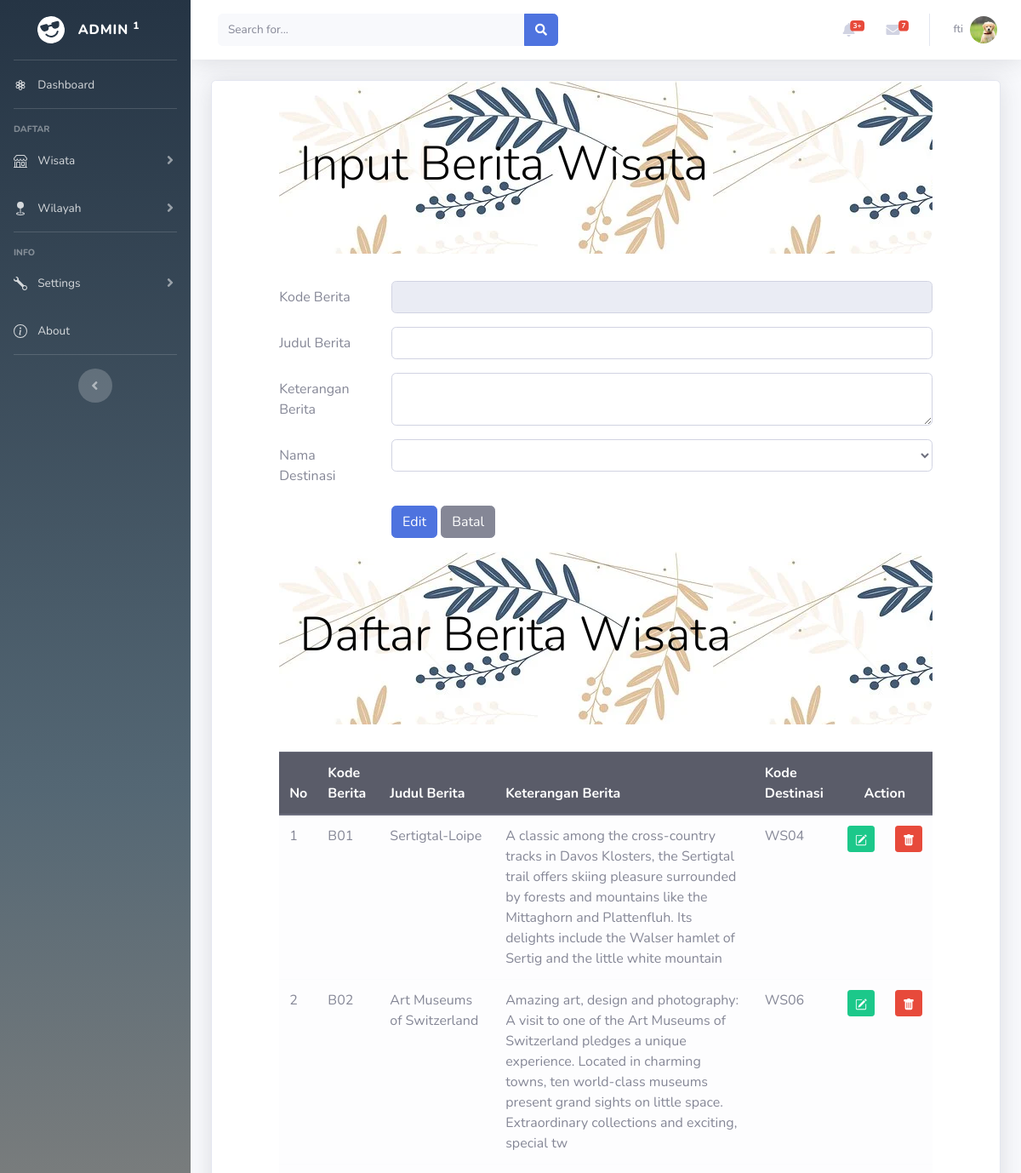
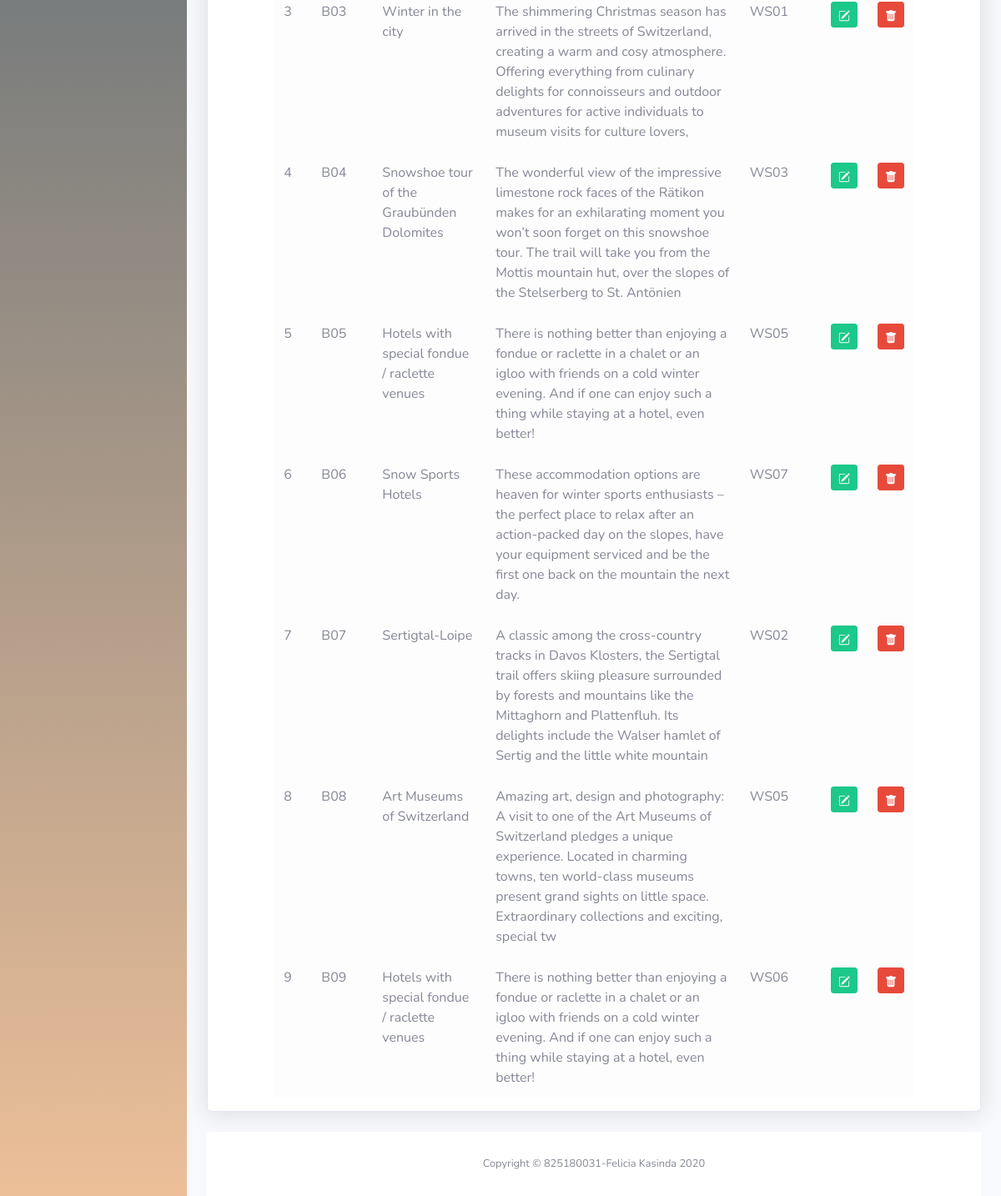
The page /DASHBOARD/beritaEdit.php (signed in) on the database its author committed (2 pictures, top to bottom).
### tables this page shows
CREATE TABLE `berita` (
  `beritaID` char(5) NOT NULL,
  `beritajudul` varchar(255) NOT NULL,
  `beritaketerangan` varchar(255) NOT NULL,
  `destinasiID` char(4) NOT NULL
);

### DASHBOARD/beritaEdit.php (the view, shortened to what this page needs)
<!DOCTYPE html>
<html lang="en">
  <head>
    <link rel="stylesheet" type="text/css" href="css/bootstrap.min.css">
    <link rel="stylesheet" type="text/css" href="http://cdnjs.cloudflare.com/ajax/libs/select2/4.0.3/css/select2.min.css">
  </head>
    <?php include "header.php";?>
    <div class="container-fluid">
    <div class="card shadow mb-4">
  <?php
    include "includes/config.php";
        ?> <h1>Harus diisi</h1> <?php
    $datadestinasi = mysqli_query($connection, "SELECT * FROM destinasi");
      $kodeberita = $_GET["edit"];
      $editberita = mysqli_query($connection, "SELECT * FROM berita WHERE beritaID = '$kodeberita'");
      $rowedit = mysqli_fetch_array($editberita);
      $editdestinasi = mysqli_query($connection, "SELECT * FROM destinasi JOIN berita USING(destinasiID) WHERE beritaID = '$kodeberita'");
      $rowedit2 = mysqli_fetch_array($editdestinasi);
  ?>
  <body>
    <div class="row">
        <div class="col-sm-1"></div>
        <div class="col-sm-10">
            <div class="jumbotron jumbotron-fluid" style="background: url('img/bck.webp'); border-radius: 30px">
                <div class="container">
                    <h1 class="display-4" style="color: black">Input Berita Wisata</h1>
                </div>
            </div>
            <form method="POST" enctype="multipart/form-data">
                <div class="form-group row">
                    <label for="kodeberita" class="col-sm-2 col-form-label">Kode Berita</label>
                    <div class="col-sm-10">
                        <input type="text" class="form-control" id="kodeberita" name="inputkode" value="<?php echo $rowedit["beritaID"]?>" maxlength="4" readonly>
                    </div>
                </div>
                <div class="form-group row">
                    <label for="judulberita" class="col-sm-2 col-form-label">Judul Berita</label>
                    <div class="col-sm-10">
                        <input type="text" class="form-control" id="judulberita" name="inputjudul" value="<?php echo $rowedit["beritajudul"]?>">
                    </div>
                </div>
                <div class="form-group row">
                    <label for="ketberita" class="col-sm-2 col-form-label">Keterangan Berita</label>
                    <div class="col-sm-10">
                        <textarea class="form-control" id="ketberita" name="inputket"><?php echo $rowedit["beritaketerangan"]?></textarea>
                    </div>
                </div>
                <div class="form-group row">
                    <label for="namadestinasi" class="col-sm-2 col-form-label">Nama Destinasi</label>
                    <div class="col-sm-10">
                        <select class="form-control" id="namadestinasi" name="kodedestinasi">
                            <option value="<?php echo $rowedit["destinasiID"]?>"><?php echo $rowedit['destinasiID']?><?php echo $rowedit2['destinasinama']?></option>
                            <?php
                            while($row = mysqli_fetch_array($datadestinasi))
                            { ?>
                                <option value="<?php echo $row["destinasiID"]?>">
                                </option>
                            <?php } ?>
                        </select>
                    </div>
                </div>
                <div class="form-group row">
                    <div class="col-sm-2"></div>
                    <div class="col-sm-10">
                        <input type="submit" name="Edit" class="btn btn-primary" value="Edit">
                        <input type="button"  onclick="window.location.href='berita.php'" class="btn btn-secondary" value="Batal" name="Batal">
                    </div>
                </div>
            </form>
        </div>
        <div class="col-sm-1"></div>
    </div>
    <div class="row">
        <div class="col-sm-1"></div>
        <div class="col-sm-10">
            <div class="jumbotron jumbotron-fluid" style="background: url('img/bck.webp'); border-radius: 30px">
                <div class="container">
                    <h1 class="display-4" style="color: black">Daftar Berita Wisata</h1>
                </div>
            </div>
        <table class="table table-hover table-light">
            <thead class="thead-dark">
                <tr>
                    <th>No</th>
                    <th>Kode Berita</th>
                    <th>Judul Berita</th>
                    <th>Keterangan Berita</th>
                    <th>Kode Destinasi</th>
                    <th colspan="2" style="text-align: center">Action</th>
                </tr>
            </thead>
            <tbody>
                <?php
                    if (isset($_POST["kirim"]))
                    {
                        $search = $_POST['search'];
                        $query = mysqli_query($connection, "SELECT * FROM berita JOIN destinasi USING(destinasiID) WHERE
                            beritajudul LIKE '%".$search."%'");
                    } else
                    {
                        $query = mysqli_query($connection, "SELECT * FROM berita JOIN destinasi USING(destinasiID)");
                    }
                        $nomor = 1;
                        while ($row = mysqli_fetch_array($query))
                        { ?>
                        <tr>
                            <td><?php echo $nomor;?></td>
                            <td><?php echo $row['beritaID'];?></td>
                            <td><?php echo $row['beritajudul'];?></td>
                            <td><?php echo $row['beritaketerangan'];?></td>
                            <td><?php echo $row['destinasiID'];?></td>
                                <td>
                                    <center><a href="beritaEdit.php?edit=<?php echo $row["beritaID"]?>" class="btn btn-success btn-sm" title="Edit">
                                    </a>
                                </td>
                                <td>
                                    <center><a href="beritaHapus.php?hapus=<?php echo $row["beritaID"]?>" class="btn btn-danger btn-sm" title="Delete">
                                    </a>
                                </td>
                        </tr>
                        <?php $nomor = $nomor + 1;?>
                        <?php
                    }
                ?>
            </tbody>
        </table>
        </div>
        <div class="col-sm-1"></div>
    </div>
  </body>
    <?php include "footer.php";?>
</html>

### DASHBOARD/header.php (shortened to what this page needs)
<head>
    <link rel="stylesheet" href="https://stackpath.bootstrapcdn.com/bootstrap/4.5.2/css/bootstrap.min.css">
    <link href="vendor/fontawesome-free/css/all.min.css" rel="stylesheet" type="text/css">
    <link href="css/sb-admin-2.min.css" rel="stylesheet">
    <link href="vendor/datatables/dataTables.bootstrap4.min.css" rel="stylesheet">
</head>
<?php
include "includes/config.php";
?>
<body id="page-top">
    <div id="wrapper">
        <ul class="navbar-nav  sidebar sidebar-dark accordion" id="accordionSidebar" style="background: rgb(37,52,68);background: linear-gradient(180deg, rgba(37,52,68,1) 0%, rgba(84,103,116,1) 33%, rgba(236,191,152,1) 100%);;">
            <a class="sidebar-brand d-flex align-items-center justify-content-center" href="index.php">
                <div class="sidebar-brand-icon rotate-n-15">
                </div>
                <div class="sidebar-brand-text mx-3">Admin <sup>1</sup></div>
            </a>
            <hr class="sidebar-divider my-0">
            <li class="nav-item">
                <a class="nav-link" href="index.php">
                    <span style="margin-left: 8px">Dashboard</span></a>
            </li>
            <hr class="sidebar-divider">
            <div class="sidebar-heading">
                Daftar
            </div>
            <li class="nav-item">
                <a class="nav-link collapsed" href="#" data-toggle="collapse" data-target="#collapseTwo"
                    aria-expanded="true" aria-controls="collapseTwo">
                    <span style="margin-left: 8px">Wisata</span>
                </a>
            </li>
            <li class="nav-item">
                <a class="nav-link collapsed" href="#" data-toggle="collapse" data-target="#collapseUtilities"
                    aria-expanded="true" aria-controls="collapseUtilities">
                    <span style="margin-left: 8px">Wilayah</span>
                </a>
            </li>
            <hr class="sidebar-divider">
            <div class="sidebar-heading">
                INFO
            </div>
            <li class="nav-item">
                <a class="nav-link collapsed" href="#" data-toggle="collapse" data-target="#collapsePages"
                    aria-expanded="true" aria-controls="collapsePages">
                    <span style="margin-left: 8px">Settings</span>
                </a>
            </li>
            <li class="nav-item">
                <a class="nav-link" href="about.php">
                    <span style="margin-left: 8px">About</span></a>
            </li>
            <hr class="sidebar-divider d-none d-md-block">
            <div class="text-center d-none d-md-inline">
                <button class="rounded-circle border-0" id="sidebarToggle"></button>
            </div>
        </ul>
        <div id="content-wrapper" class="d-flex flex-column">
            <div id="content">
                <nav class="navbar navbar-expand navbar-light bg-white topbar mb-4 static-top shadow" >
                    <form
                        class="d-none d-sm-inline-block form-inline mr-auto ml-md-3 my-2 my-md-0 mw-100 navbar-search">
                        <div class="input-group">
                            <input type="text" class="form-control bg-light border-0 small" placeholder="Search for..."
                                aria-label="Search" aria-describedby="basic-addon2">
                            <div class="input-group-append">
                                <button class="btn btn-primary" type="button">
                                    <i class="fas fa-search fa-sm"></i>
                                </button>
                            </div>
                        </div>
                    </form>
                    <ul class="navbar-nav ml-auto">
                        <li class="nav-item dropdown no-arrow mx-1">
                            <a class="nav-link dropdown-toggle" href="#" id="alertsDropdown" role="button"
                                data-toggle="dropdown" aria-haspopup="true" aria-expanded="false">
                                <i class="fas fa-bell fa-fw"></i>
                                <span class="badge badge-danger badge-counter">3+</span>
                            </a>
                        </li>
                        <li class="nav-item dropdown no-arrow mx-1">
                            <a class="nav-link dropdown-toggle" href="#" id="messagesDropdown" role="button"
                                data-toggle="dropdown" aria-haspopup="true" aria-expanded="false">
                                <i class="fas fa-envelope fa-fw"></i>
                                <span class="badge badge-danger badge-counter">7</span>
                            </a>
                        </li>
                        <?php
                            $profile = $_SESSION['emailuser'];
                            $profilenama = mysqli_query($connection, "SELECT * FROM admin WHERE adminemail = '$profile'");
                            $row = mysqli_fetch_array($profilenama);
                        ?>
                        <li class="nav-item dropdown no-arrow">
                            <a class="nav-link dropdown-toggle" href="#" id="userDropdown" role="button"
                                data-toggle="dropdown" aria-haspopup="true" aria-expanded="false">
                                <span class="mr-2 d-none d-lg-inline text-gray-600 small"> <?php echo $row['adminnama']?></span>
                                <img class="img-profile rounded-circle"
                                    src="img/profile.jpg">
                            </a>
                        </li>
                    </ul>
                </nav>

### rows shown on the page
berita: beritaID "B01", beritajudul "Sertigtal-Loipe", beritaketerangan "A classic among the cross-country tracks in Davos Klosters, the Sertigtal trail offers skiing pleasure surrounded by forests and mountains like the Mittaghorn and Plattenfluh. Its delights include the Walser hamlet of Sertig and the little white mountain", destinasiID "WS04"
berita: beritaID "B02", beritajudul "Art Museums of Switzerland", beritaketerangan "Amazing art, design and photography: A visit to one of the Art Museums of Switzerland pledges a unique experience. Located in charming towns, ten world-class museums present grand sights on little space. Extraordinary collections and exciting, special tw", destinasiID "WS06"
berita: beritaID "B03", beritajudul "Winter in the city", beritaketerangan "The shimmering Christmas season has arrived in the streets of Switzerland, creating a warm and cosy atmosphere. Offering everything from culinary delights for connoisseurs and outdoor adventures for active individuals to museum visits for culture lovers,", destinasiID "WS01"
berita: beritaID "B04", beritajudul "Snowshoe tour of the Graubünden Dolomites", beritaketerangan "The wonderful view of the impressive limestone rock faces of the Rätikon makes for an exhilarating moment you won’t soon forget on this snowshoe tour. The trail will take you from the Mottis mountain hut, over the slopes of the Stelserberg to St. Antönien", destinasiID "WS03"
berita: beritaID "B05", beritajudul "Hotels with special fondue / raclette venues", beritaketerangan "There is nothing better than enjoying a fondue or raclette in a chalet or an igloo with friends on a cold winter evening. And if one can enjoy such a thing while staying at a hotel, even better!", destinasiID "WS05"
berita: beritaID "B06", beritajudul "Snow Sports Hotels", beritaketerangan "These accommodation options are heaven for winter sports enthusiasts – the perfect place to relax after an action-packed day on the slopes, have your equipment serviced and be the first one back on the mountain the next day.", destinasiID "WS07"
berita: beritaID "B07", beritajudul "Sertigtal-Loipe", beritaketerangan "A classic among the cross-country tracks in Davos Klosters, the Sertigtal trail offers skiing pleasure surrounded by forests and mountains like the Mittaghorn and Plattenfluh. Its delights include the Walser hamlet of Sertig and the little white mountain", destinasiID "WS02"
berita: beritaID "B08", beritajudul "Art Museums of Switzerland", beritaketerangan "Amazing art, design and photography: A visit to one of the Art Museums of Switzerland pledges a unique experience. Located in charming towns, ten world-class museums present grand sights on little space. Extraordinary collections and exciting, special tw", destinasiID "WS05"
berita: beritaID "B09", beritajudul "Hotels with special fondue / raclette venues", beritaketerangan "There is nothing better than enjoying a fondue or raclette in a chalet or an igloo with friends on a cold winter evening. And if one can enjoy such a thing while staying at a hotel, even better!", destinasiID "WS06"

### other values the page prints
$row['adminnama'] "fti"
